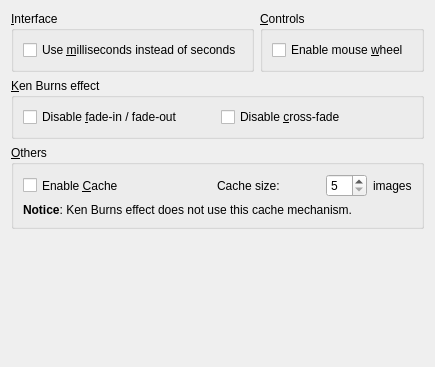
<ui version="4.0" >
 <class>AdvancedPage</class>
 <widget class="QWidget" name="AdvancedPage" >
  <property name="geometry" >
   <rect>
    <x>0</x>
    <y>0</y>
    <width>432</width>
    <height>367</height>
   </rect>
  </property>
  <layout class="QVBoxLayout" name="verticalLayout_4" >
   <item>
    <layout class="QHBoxLayout" name="horizontalLayout_3" >
     <item>
      <widget class="QGroupBox" name="groupBox" >
       <property name="sizePolicy" >
        <sizepolicy vsizetype="Minimum" hsizetype="MinimumExpanding" >
         <horstretch>0</horstretch>
         <verstretch>0</verstretch>
        </sizepolicy>
       </property>
       <property name="title" >
        <string>&amp;Interface</string>
       </property>
       <layout class="QVBoxLayout" name="verticalLayout_2" >
        <item>
         <widget class="QCheckBox" name="m_useMillisecondsCheckBox" >
          <property name="sizePolicy" >
           <sizepolicy vsizetype="Fixed" hsizetype="MinimumExpanding" >
            <horstretch>0</horstretch>
            <verstretch>0</verstretch>
           </sizepolicy>
          </property>
          <property name="text" >
           <string>Use &amp;milliseconds instead of seconds</string>
          </property>
         </widget>
        </item>
       </layout>
      </widget>
     </item>
     <item>
      <widget class="QGroupBox" name="groupBox_3" >
       <property name="sizePolicy" >
        <sizepolicy vsizetype="Minimum" hsizetype="MinimumExpanding" >
         <horstretch>0</horstretch>
         <verstretch>0</verstretch>
        </sizepolicy>
       </property>
       <property name="title" >
        <string>&amp;Controls</string>
       </property>
       <layout class="QVBoxLayout" name="verticalLayout" >
        <item>
         <widget class="QCheckBox" name="m_enableMouseWheelCheckBox" >
          <property name="sizePolicy" >
           <sizepolicy vsizetype="Fixed" hsizetype="MinimumExpanding" >
            <horstretch>0</horstretch>
            <verstretch>0</verstretch>
           </sizepolicy>
          </property>
          <property name="toolTip" >
           <string>Enable mouse wheel to move between slides.</string>
          </property>
          <property name="text" >
           <string>Enable mouse &amp;wheel </string>
          </property>
         </widget>
        </item>
       </layout>
      </widget>
     </item>
    </layout>
   </item>
   <item>
    <widget class="QGroupBox" name="groupBox_2" >
     <property name="sizePolicy" >
      <sizepolicy vsizetype="Minimum" hsizetype="MinimumExpanding" >
       <horstretch>0</horstretch>
       <verstretch>0</verstretch>
      </sizepolicy>
     </property>
     <property name="title" >
      <string>&amp;Ken Burns effect</string>
     </property>
     <layout class="QHBoxLayout" name="horizontalLayout_2" >
      <item>
       <widget class="QCheckBox" name="m_kbDisableFadeCheckBox" >
        <property name="sizePolicy" >
         <sizepolicy vsizetype="Minimum" hsizetype="MinimumExpanding" >
          <horstretch>0</horstretch>
          <verstretch>0</verstretch>
         </sizepolicy>
        </property>
        <property name="text" >
         <string>Disable &amp;fade-in / fade-out</string>
        </property>
       </widget>
      </item>
      <item>
       <widget class="QCheckBox" name="m_kbDisableCrossfadeCheckBox" >
        <property name="sizePolicy" >
         <sizepolicy vsizetype="Minimum" hsizetype="MinimumExpanding" >
          <horstretch>0</horstretch>
          <verstretch>0</verstretch>
         </sizepolicy>
        </property>
        <property name="text" >
         <string>Disable &amp;cross-fade</string>
        </property>
       </widget>
      </item>
     </layout>
    </widget>
   </item>
   <item>
    <widget class="QGroupBox" name="groupBox_4" >
     <property name="sizePolicy" >
      <sizepolicy vsizetype="Minimum" hsizetype="MinimumExpanding" >
       <horstretch>0</horstretch>
       <verstretch>0</verstretch>
      </sizepolicy>
     </property>
     <property name="title" >
      <string>&amp;Others</string>
     </property>
     <layout class="QVBoxLayout" name="verticalLayout_3" >
      <item>
       <layout class="QHBoxLayout" name="horizontalLayout_4" >
        <item>
         <widget class="QCheckBox" name="m_cacheCheckBox" >
          <property name="sizePolicy" >
           <sizepolicy vsizetype="Minimum" hsizetype="MinimumExpanding" >
            <horstretch>0</horstretch>
            <verstretch>0</verstretch>
           </sizepolicy>
          </property>
          <property name="text" >
           <string>Enable &amp;Cache</string>
          </property>
         </widget>
        </item>
        <item>
         <layout class="QHBoxLayout" name="horizontalLayout" >
          <item>
           <widget class="QLabel" name="m_cacheSizeLabel1" >
            <property name="sizePolicy" >
             <sizepolicy vsizetype="Preferred" hsizetype="Minimum" >
              <horstretch>0</horstretch>
              <verstretch>0</verstretch>
             </sizepolicy>
            </property>
            <property name="text" >
             <string>Cache size:</string>
            </property>
           </widget>
          </item>
          <item>
           <spacer name="horizontalSpacer" >
            <property name="orientation" >
             <enum>Qt::Horizontal</enum>
            </property>
            <property name="sizeHint" stdset="0" >
             <size>
              <width>40</width>
              <height>20</height>
             </size>
            </property>
           </spacer>
          </item>
          <item>
           <widget class="QSpinBox" name="m_cacheSizeSpinBox" >
            <property name="sizePolicy" >
             <sizepolicy vsizetype="Minimum" hsizetype="MinimumExpanding" >
              <horstretch>0</horstretch>
              <verstretch>0</verstretch>
             </sizepolicy>
            </property>
            <property name="minimum" >
             <number>5</number>
            </property>
            <property name="maximum" >
             <number>20</number>
            </property>
           </widget>
          </item>
          <item>
           <widget class="QLabel" name="m_cacheSizeLabel2" >
            <property name="sizePolicy" >
             <sizepolicy vsizetype="Minimum" hsizetype="Minimum" >
              <horstretch>0</horstretch>
              <verstretch>0</verstretch>
             </sizepolicy>
            </property>
            <property name="text" >
             <string>images</string>
            </property>
           </widget>
          </item>
         </layout>
        </item>
       </layout>
      </item>
      <item>
       <widget class="QLabel" name="m_KBCacheLabel" >
        <property name="enabled" >
         <bool>true</bool>
        </property>
        <property name="text" >
         <string>&lt;b>Notice&lt;/b>:
Ken Burns effect does not use this cache mechanism.</string>
        </property>
        <property name="wordWrap" >
         <bool>false</bool>
        </property>
       </widget>
      </item>
     </layout>
    </widget>
   </item>
   <item>
    <spacer name="verticalSpacer_3" >
     <property name="orientation" >
      <enum>Qt::Vertical</enum>
     </property>
     <property name="sizeHint" stdset="0" >
      <size>
       <width>142</width>
       <height>119</height>
      </size>
     </property>
    </spacer>
   </item>
  </layout>
 </widget>
 <resources/>
 <connections/>
</ui>
